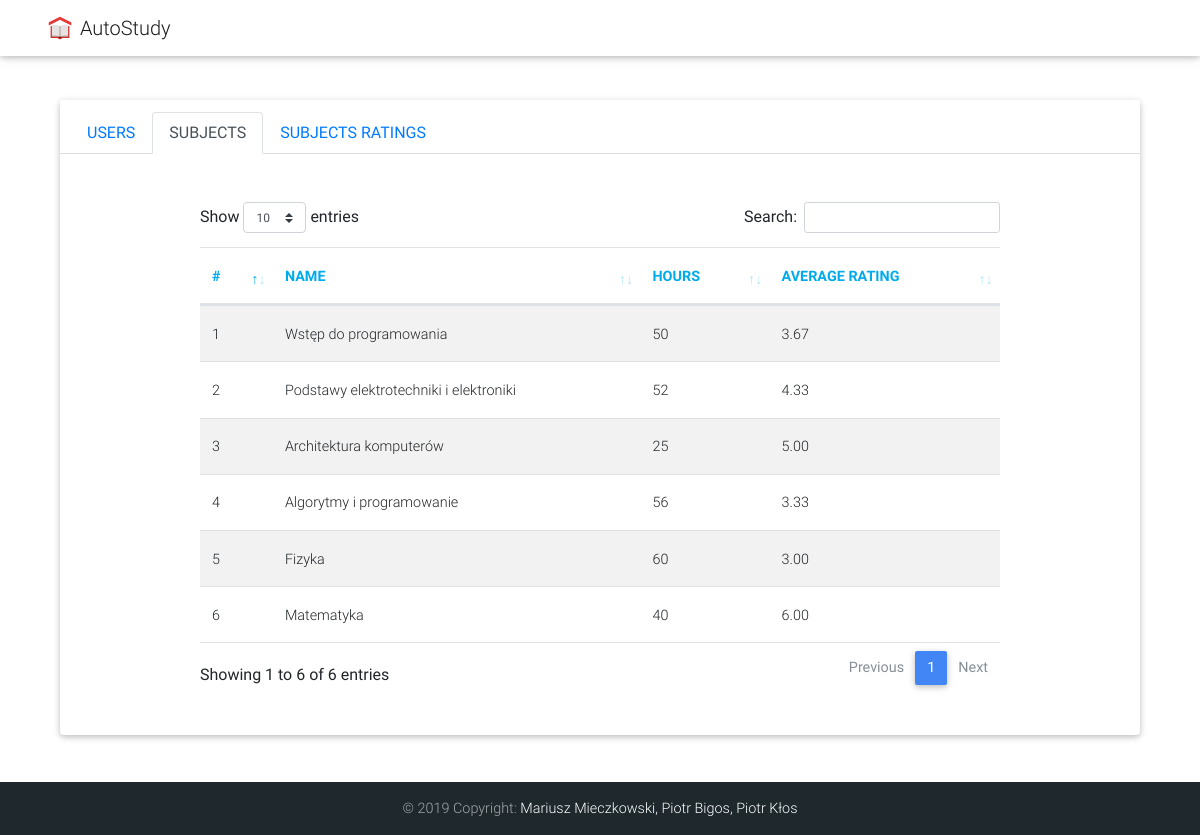
The app's page /schedule/subjects, older data.
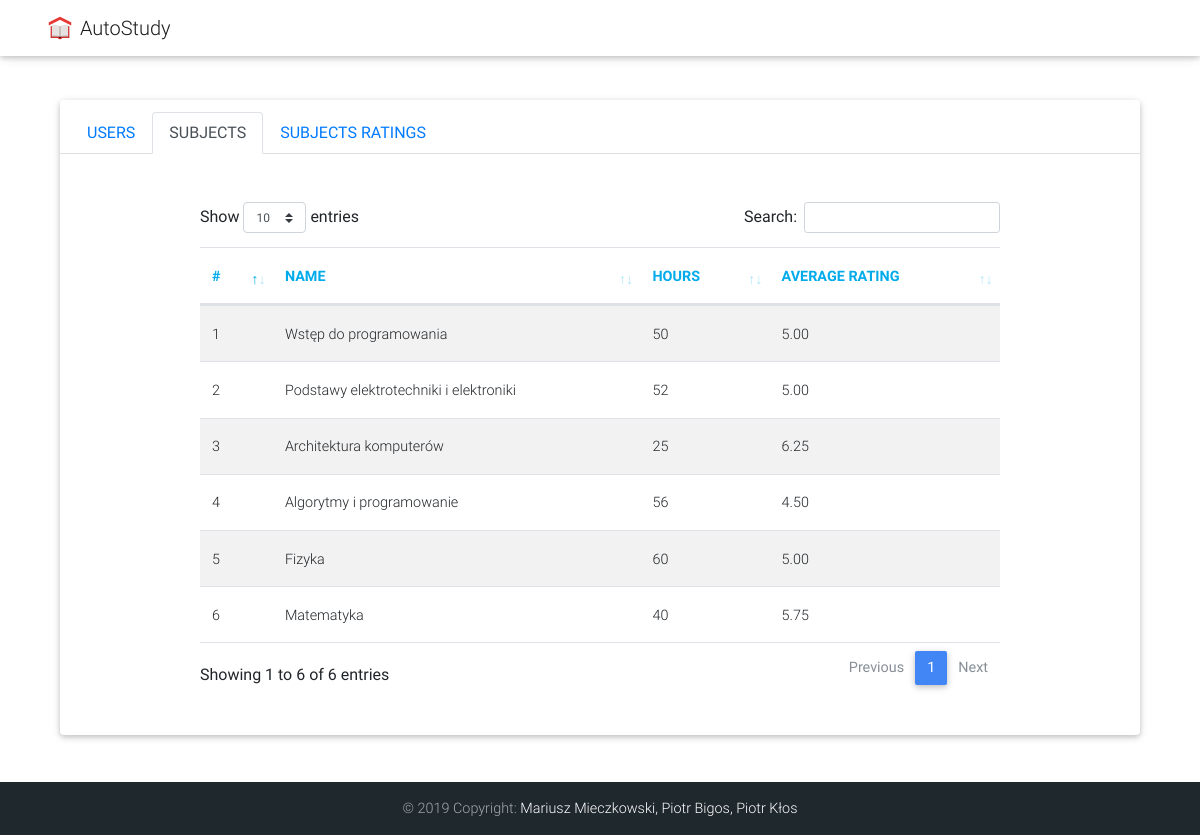
The same page, newer data.
### schedule/models.py (models this page shows, shortened)
class Subject(models.Model):
    id = models.UUIDField(primary_key=True, default=uuid.uuid4, help_text='Unique ID for a subject.')
    name = models.CharField(max_length=300)
    hours = models.IntegerField(default=0)
    average_rating = models.FloatField(default=0)

### schedule/views.py (the view)
# urls.py: path('subjects', views.admin_subjects, name='subjects'),
def admin_subjects(request):
    all_subjects = Subject.objects.all()
    all_ratings = SubjectRating.objects.all()
    all_users = User.objects.all()
    context = {
        'all_subjects': all_subjects,
        'all_ratings': all_ratings,
        'all_users': all_users
    }
    return render(request, 'subjects.html', context=context)

### templates/subjects.html (shortened to what this page needs)
{% extends "base_generic.html" %}
{% block content %}
    <div class="card p-3 my-5 bg-white rounded mx-auto">
        <div class="card-header bg-white">
            <ul class="nav nav-tabs card-header-tabs">
              <li class="nav-item">
                <a class="nav-link" href="{% url 'users' %}">USERS</a>
              </li>
              <li class="nav-item">
                <a class="nav-link active" href="{% url 'subjects' %}">SUBJECTS</a>
              </li>
              <li class="nav-item">
                <a class="nav-link" href="{% url 'subject_ratings' %}">SUBJECTS RATINGS</a>
              </li>
            </ul>
          </div>
          <div class="my-5 mx-auto" style="max-width: 800px; width: 90%;">
            <table id="tableUsers" class="table table-striped border-top border-bottom">
                <thead>
                    <tr>
                      <th scope="col" class="font-weight-bold">#</th>
                        <th scope="col" class="font-weight-bold">Name</th>
                        <th scope="col" class="font-weight-bold">Hours</th>
                        <th scope="col" class="font-weight-bold">Average rating</th>
                    </tr>
                </thead>
                <tbody>
                {% for subject in all_subjects %}
                    <tr>
                         <td>{{ forloop.counter }}</td>
                        <td><a href="{% url "show_subject" parameter=subject.name %}">{{ subject.name }}</a></td>
                        <td>{{ subject.hours }}</td>
                        <td>{{ subject.average_rating|floatformat:2 }}</td>
                    </tr>
                {% endfor %}
            </tbody>
            </table>
        </div>
    </div>
{% endblock %}

Row changes from the older to the newer data that the page shows:
changed Subject "Wstęp do programowania": average_rating "3.67" → "5.00"
changed Subject "Podstawy elektrotechniki i elektroniki": average_rating "4.33" → "5.00"
changed Subject "Architektura komputerów": average_rating "5.00" → "6.25"
changed Subject "Algorytmy i programowanie": average_rating "3.33" → "4.50"
changed Subject "Fizyka": average_rating "3.00" → "5.00"
changed Subject "Matematyka": average_rating "6.00" → "5.75"
